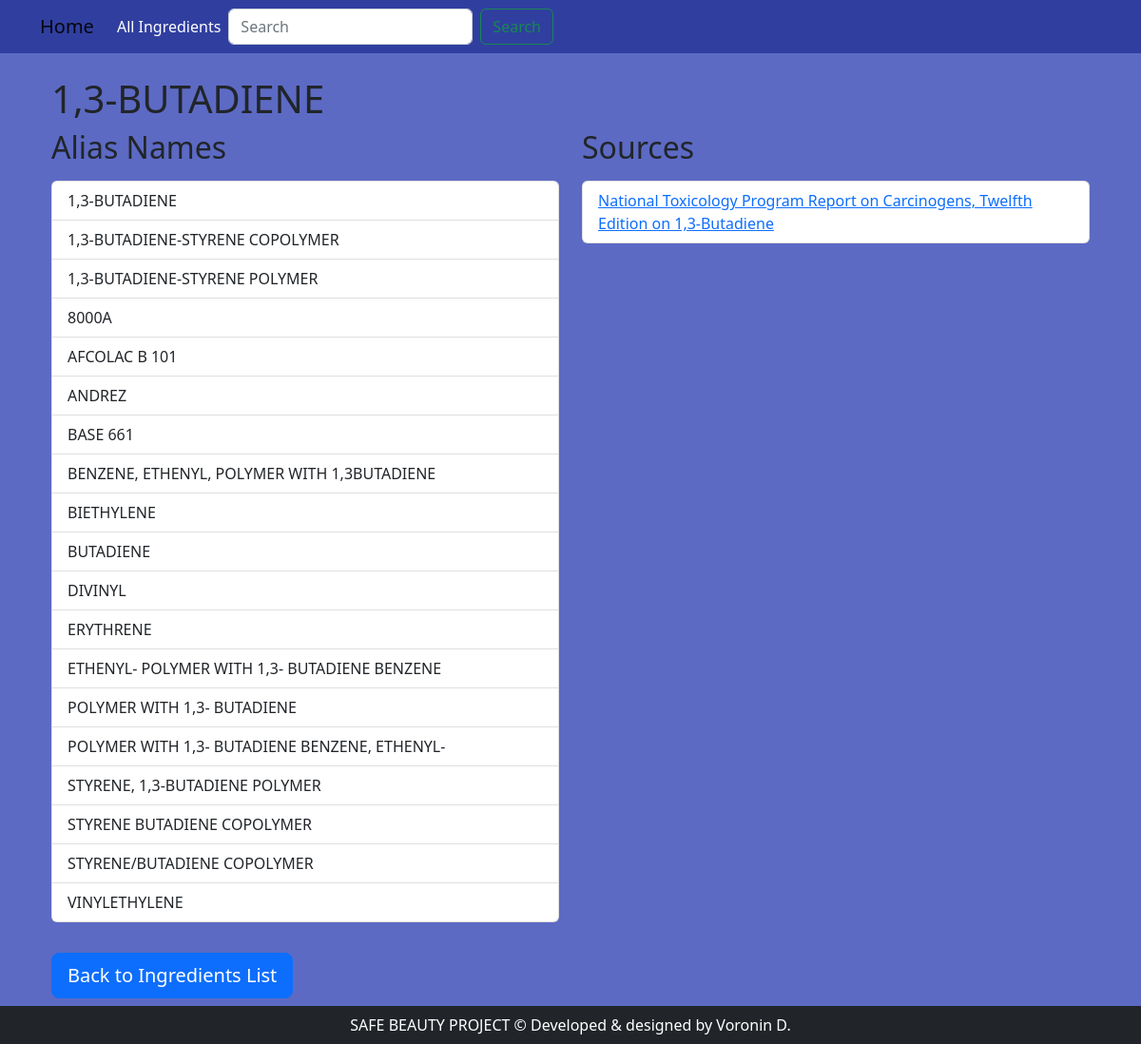
/ingredient/2/, run on the app's committed database.
### mainapp/models.py (models this page shows, shortened)
class Ingredient(models.Model):
    cas_number = models.CharField(max_length=20, blank=True, null=True)
    created_at = models.DateTimeField(default=timezone.now, null=False)
    id = models.AutoField(primary_key=True)
    inci_name = models.CharField(max_length=255, blank=True, null=True)
    more_info = models.TextField(blank=True, null=True)
    name = models.CharField(max_length=255, blank=True, null=True)
    organic = models.BooleanField(null=True)
    pubmed_count = models.IntegerField(blank=True, null=True)
    pubmed_term = models.CharField(max_length=255, blank=True, null=True)
    usage = models.TextField(blank=True, null=True)
    explanation = models.TextField(blank=True, null=True)
    notes = models.TextField(blank=True, null=True)
    updated_at = models.DateTimeField(default=timezone.now, null=False)

class IngredientAliasName(models.Model):
    ingredient = models.ForeignKey(Ingredient, on_delete=models.CASCADE, related_name='ingredient_alias_names')
    name = models.CharField(max_length=255, blank=True, null=True)

class Source(models.Model):
    ingredient = models.ForeignKey(Ingredient, on_delete=models.CASCADE, related_name='sources')
    created_at = models.DateTimeField(default=timezone.now, null=False)
    id = models.AutoField(primary_key=True)
    link = models.URLField(default="Ссылки на источник временно недоступны", blank=True, null=True)
    name = models.CharField(max_length=255, blank=True, null=True)
    short_name = models.CharField(max_length=255, blank=True, null=True)
    updated_at = models.DateTimeField(default=timezone.now, null=False)

### mainapp/views.py (the view)
# urls.py: path('ingredient/<int:pk>/', IngredientDetailView.as_view(), name='ingredient_detail'),
class IngredientDetailView(DetailView):
    model = Ingredient
    template_name = 'mainapp/ingredient_detail.html'
    context_object_name = 'ingredient'
    def get_context_data(self, **kwargs):
        context = super().get_context_data(**kwargs)
        ingredient = self.object
        sources = ingredient.sources.all()
        context['sources'] = sources
        return context

### mainapp/templates/mainapp/ingredient_detail.html (shortened to what this page needs)
{% extends 'base.html' %}
{% block content %}
<div class="container mt-4">
    <h1>{{ ingredient.name }}</h1>
    <div class="row">
        <div class="col-md-6">
            <h2>Alias Names</h2>
            <ul class="list-group mt-3">
                {% for alias in ingredient.ingredient_alias_names.all %}
                <li class="list-group-item">{{ alias.name }}</li>
                {% endfor %}
            </ul>
        </div>
        <div class="col-md-6">
            <h2>Sources</h2>
            <ul class="list-group mt-3">
                {% for source in sources %}
                <li class="list-group-item">
                    <a href="{{ source.link }}">{{ source.name }}</a>
                </li>
                {% endfor %}
            </ul>
        </div>
    </div>
    <div class="mt-3 mb-5">
        <a class="btn btn-primary btn-lg mt-3" href="{% url 'ingredient_list' %}">
             Back to Ingredients List
        </a>
    </div>
</div>
{% endblock %}

### templates/base.html (style rules this page uses)
body { background-color: #5c6ac4; }

### data on the page
Ingredient: name "1,3-BUTADIENE"
IngredientAliasName: name "1,3-BUTADIENE"
IngredientAliasName: name "1,3-BUTADIENE-STYRENE COPOLYMER"
IngredientAliasName: name "1,3-BUTADIENE-STYRENE POLYMER"
IngredientAliasName: name "8000A"
IngredientAliasName: name "AFCOLAC B 101"
IngredientAliasName: name "ANDREZ"
IngredientAliasName: name "BASE 661"
IngredientAliasName: name "BENZENE, ETHENYL, POLYMER WITH 1,3BUTADIENE"
IngredientAliasName: name "BIETHYLENE"
IngredientAliasName: name "BUTADIENE"
IngredientAliasName: name "DIVINYL"
IngredientAliasName: name "ERYTHRENE"
IngredientAliasName: name "ETHENYL- POLYMER WITH 1,3- BUTADIENE BENZENE"
IngredientAliasName: name "POLYMER WITH 1,3- BUTADIENE"
IngredientAliasName: name "POLYMER WITH 1,3- BUTADIENE BENZENE, ETHENYL-"
IngredientAliasName: name "STYRENE, 1,3-BUTADIENE POLYMER"
IngredientAliasName: name "STYRENE BUTADIENE COPOLYMER"
IngredientAliasName: name "STYRENE/BUTADIENE COPOLYMER"
IngredientAliasName: name "VINYLETHYLENE"
Source: name "National Toxicology Program Report on Carcinogens, Twelfth Edition on 1,3-Butadiene"
